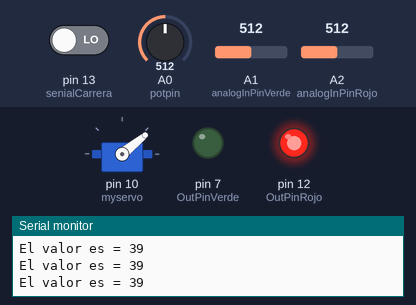
This sketch was run on a simulated Arduino Uno, built with avr-gcc and run on an emulated ATmega328P. On the bench: servo, output pins drawn as LEDs (lit = HIGH), the last lines printed to the serial monitor. Inputs (shaded band) come from the test bench; at power-on: A0 (potpin) = 512, A1 (analogInPinVerde) = 512, A2 (analogInPinRojo) = 512, pin 13 (senialCarrera) LOW.

Above: at 1.2 s.
1.3 s: A0 (potpin) set to 716
At 2.3 s:
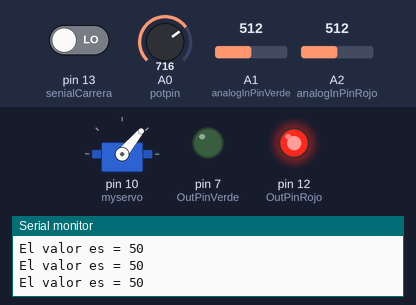
2.8 s: A1 (analogInPinVerde) set to 11
4.3 s: A1 (analogInPinVerde) set to 8
At 5.1 s:
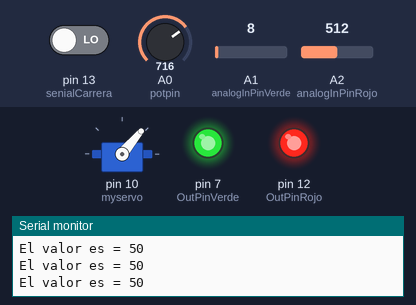
5.8 s: A2 (analogInPinRojo) set to 12
8.8 s: A2 (analogInPinRojo) set to 9
At 9.5 s:
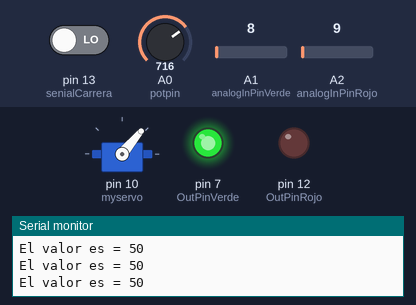
10.3 s: A0 (potpin) set to 900
At 11.7 s:
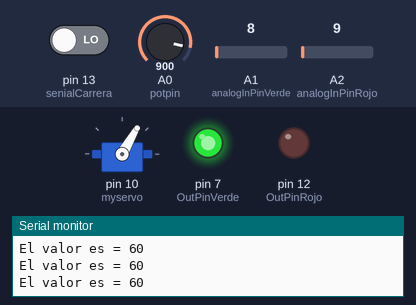
Timing chart, 0 to 12.8 s (numbered marks = the images above; inputs shaded):
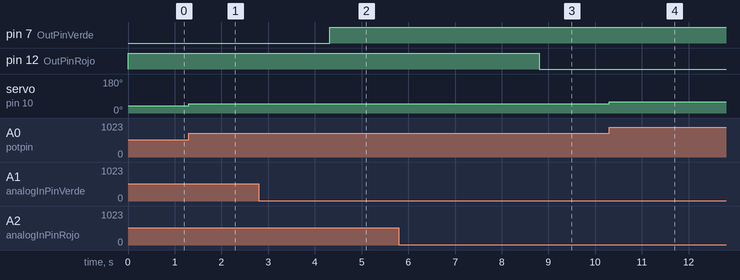

Measured:
- the behaviour switches between 10 and 9 on A1 (analogInPinVerde) (found by bisection; images 1 and 2)
- the behaviour switches between 11 and 10 on A2 (analogInPinRojo) (found by bisection; images 2 and 3)
- after the input at 1.3 s, servo on pin 10 (myservo): 39° → 50° at once
- after the input at 4.3 s, pin 7 (OutPinVerde): LOW → HIGH at once
- after the input at 8.8 s, pin 12 (OutPinRojo): HIGH → LOW at once
- after the input at 10.3 s, servo on pin 10 (myservo): 50° → 60° at once

The sketch:

Come_Fido_Arduino_v1.ino
```cpp
#include <SoftwareSerial.h>
#include <Servo.h>


SoftwareSerial ArduinoUno(2,4); // Siempre es (Rx,Tx)
String MensajeParaESP;

const int analogInPinVerde = A1; // Pin analogico 1 para la lectura del Fototransistor de arriba
const int OutPinVerde = 7;      // Pin para el led indicador verde
int sensorValueVerde = 0;        // Inicializamos el valor del sensor verde
const int analogInPinRojo = A2; // Pin analogico 2 para la lectura del Fototransistor de abajo
const int OutPinRojo = 12;      // Pin para el led indicador rojo y buzzer
int sensorValueRojo = 0;        // Inicializamos el valor del sensor rojo

//Variable donde almacenaremos el valor del potenciometro
long valorPoten=0;
Servo myservo;  // create servo object to control a servo
int potpin = 0;  // analog pin used to connect the potentiometer
int TamanioPorcion = 0; // 0=nada 1=pequenia 2=mediana 3=grande

int senialCarrera = 13; //pin fin de carrera
int valorCarrera; //recibire el valor del fin de carrera


void setup(){
  pinMode(OutPinVerde, OUTPUT); //Pin de Led Verde en modo output
  pinMode(OutPinRojo, OUTPUT); //Pin de Led Rojo en modo output

  //Inicializamos la comunicación serial
  Serial.begin(9600);
  //Escribimos por el monitor serie mensaje de inicio
  myservo.attach(10);  // attaches the servo on pin 10 to the servo object

  pinMode(senialCarrera, INPUT); //pin fin de carrera en modo input

  ArduinoUno.begin(115200);

}


void loop(){
  // leemos el pin para y asignamos el valor a la variable.
  sensorValueVerde = analogRead(analogInPinVerde);
  sensorValueRojo = analogRead(analogInPinRojo);

  // Si el valor obtenido es mayor a 10 se activa el LED
  if(sensorValueVerde < 10)
  {
    digitalWrite(OutPinVerde, HIGH); //activa led verde (estado alto)
  }
  else
  {
    digitalWrite(OutPinVerde, LOW);
  }
  if(sensorValueRojo > 10)
  {
    digitalWrite(OutPinRojo, HIGH); // activa led rojo y buzzer (estado bajo)
  }
  else
  {
    digitalWrite(OutPinRojo, LOW);
  }

  // leemos del pin A0 valor
  valorPoten = analogRead(potpin);
  valorPoten = map(valorPoten, 5, 1022, 13, 67);     // scale it to use it with the servo (value between 0 and 180)
  myservo.write(valorPoten);                  // sets the servo position according to the scaled value
  //Imprimimos por el monitor serie
  Serial.print("El valor es = ");
  Serial.println(valorPoten);
  if(valorPoten<=13){
    TamanioPorcion=0;
  }
  if(valorPoten>14 && valorPoten<=33){
    TamanioPorcion=1;
  }
  if(valorPoten>33 && valorPoten<=45){
    TamanioPorcion=2;
  }
  if(valorPoten>45 && valorPoten<=67){
    TamanioPorcion=3;
  }
  valorCarrera = digitalRead(senialCarrera);
  if (valorCarrera == 1){ //plato vacio - disponible para llenar
    while(valorCarrera == 1){ // ciclo while para que el servo se corra a la posicion determinada por TamanioPorcion y no segun el potenciometro
        //cuenta tiempo segun TamanioPorcion
    } //plato lleno
  }
  ArduinoUno.println(MensajeParaESP); //envia mensaje al ESP


}
```
